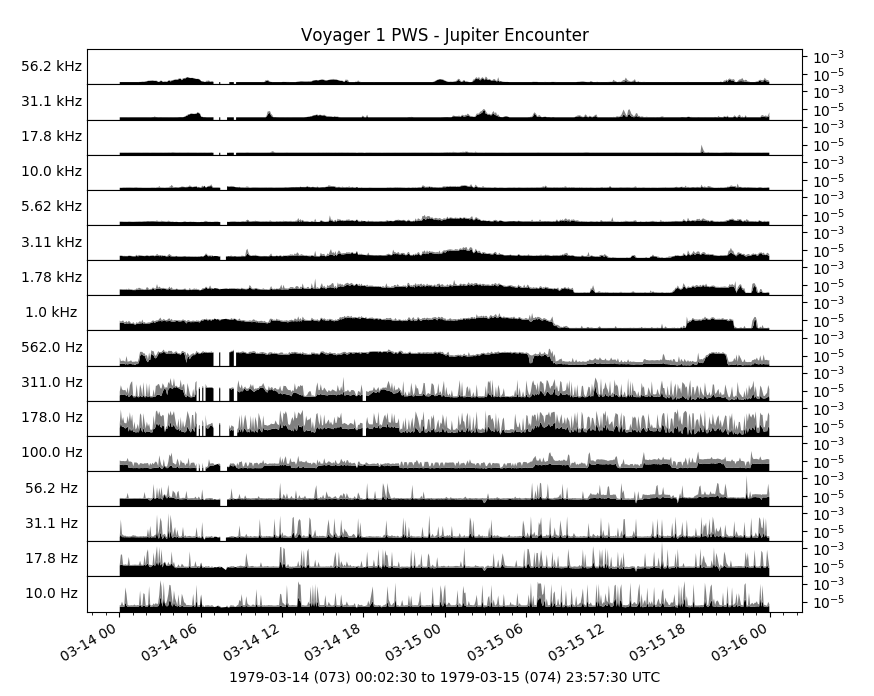

Write the Python code that produced this figure.
# das2 module example 4
#   Reading Voyager PWS 16-channel data and plotting peaks and averages
#   based on command line time ranges
import sys
import das2
import das2.mpl

import matplotlib.pyplot as pyplot
import matplotlib.dates  as dates
import matplotlib.ticker as ticker

# Default to Jupiter encounter period with 5-minute time bins...
if len(sys.argv) == 1: 
   subset = ('1979-03-14', '1979-03-16', 300)

# ...or display an error message
elif len(sys.argv) == 2:
   sys.stderr.write("Usage: %s BEGIN_TIME END_TIME"%bname(sys.argv[0]))
   sys.exit(13)

# ...or request 100 time bins in an arbitrary range
else:
   resolution = das2.Dastime(sys.argv[2]) - das2.Dastime(sys.argv[2])
   resolution /= 100.0
   subset = (sys.argv[0], sys.argv[1], resolution)

sId = 'site:/uiowa/voyager/1/pws/specanalyzer-4s-efield/das2'
src = das2.get_source(sId)

(hdr,lDs) = src.get({'time':subset})
ds = lDs[0]
print(ds)

time = ds['time']
freq = ds['frequency']
amp  = ds['amplitude']

aTime = time['center'].array
aAvg  = amp['mean'].array
aPeak = amp['max'].array
aAbove = aPeak - aAvg

fig, ax = pyplot.subplots(ds.shape[1], 1, sharex=True)
fig.subplots_adjust(hspace=0)  # Rm space between axis
fig.autofmt_xdate()  # Fix date formating

sAmpLbl = das2.mpl.label(amp.props['label'])

# plot all the channels as a Y-stack
for j in range(ds.shape[1]):
   
   iPlot = (ds.shape[1] - 1) - j
   
   ax[iPlot].set_ylim(aAvg.min(), aPeak.max())
   
   clrs = ['black','gray']
   ax[iPlot].stackplot(aTime[:,j], aAvg[:,j], aAbove[:,j], colors=clrs)
                    
   ax[iPlot].set_yscale('log')
   ax[iPlot].yaxis.tick_right()
   ax[iPlot].yaxis.set_label_coords(-0.05, 0.3)
   
   #Optional, get rid of Y-axis values
   #ax[iPlot].yaxis.set_major_formatter(pyplot.NullFormatter())

   qChan = freq['center'][0,j]
   
   if qChan.value < 1000.0: sLabel = "%s %s"%(qChan.value, qChan.unit)
   else: sLabel = "%s k%s"%(qChan.value / 1000.0, qChan.unit)
         
   ax[iPlot].set_ylabel(sLabel, rotation=0)


# overall plot labels
(iTop, iBot) = (0, ds.shape[1] - 1)
ax[iTop].set_title("Voyager 1 PWS - Jupiter Encounter")

ax[iBot].fmt_xdata = dates.DateFormatter("%Y-%m-%dT%H:%M")  # mouse over dates
ax[iBot].xaxis.set_minor_locator(dates.HourLocator(interval=1)) # add minor ticks
ax[iBot].set_xlabel(das2.mpl.range_label(time) )

pyplot.savefig('ex04_voyager_pws_query_by_time.png')
